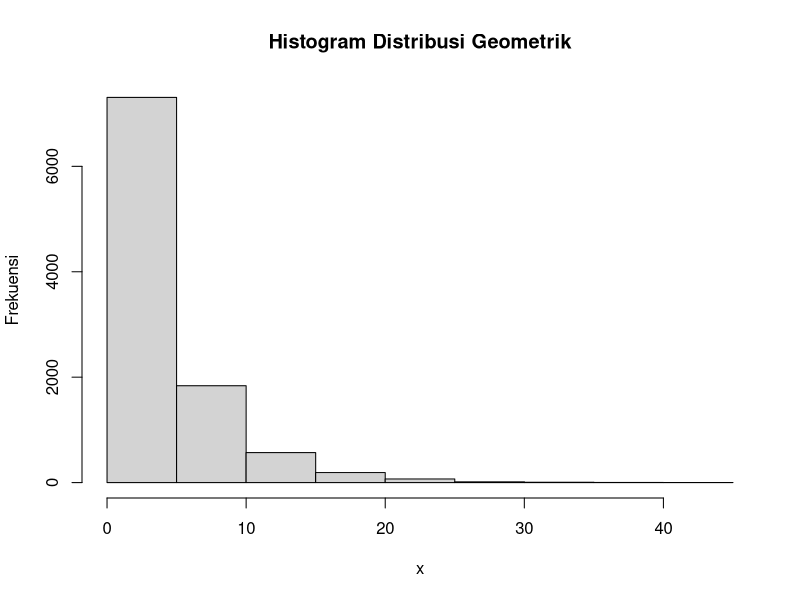
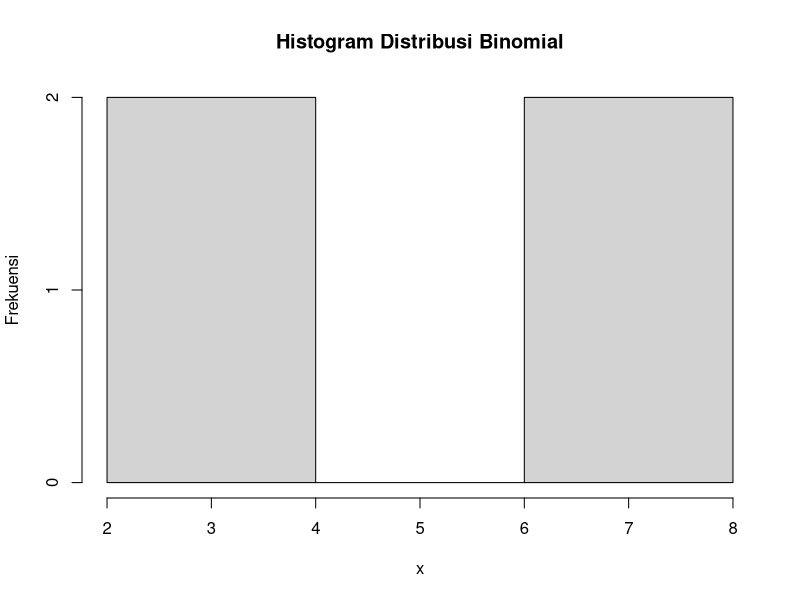
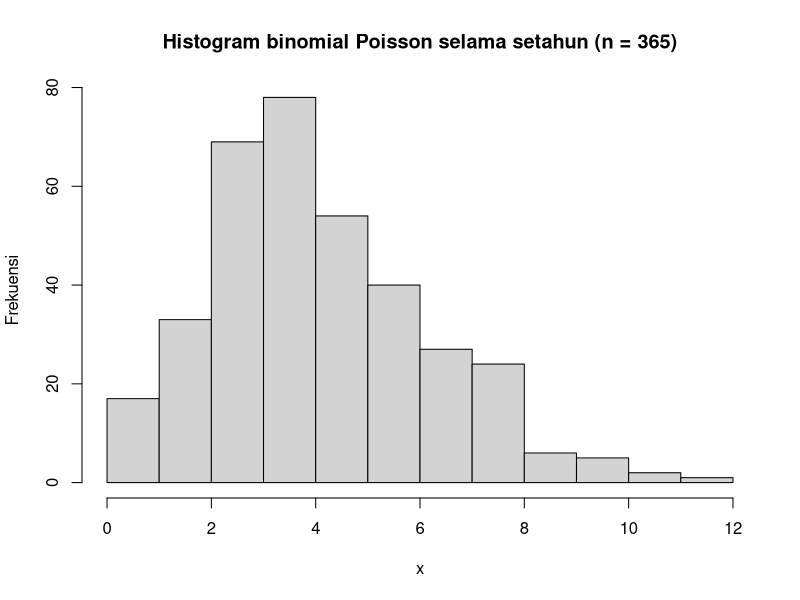
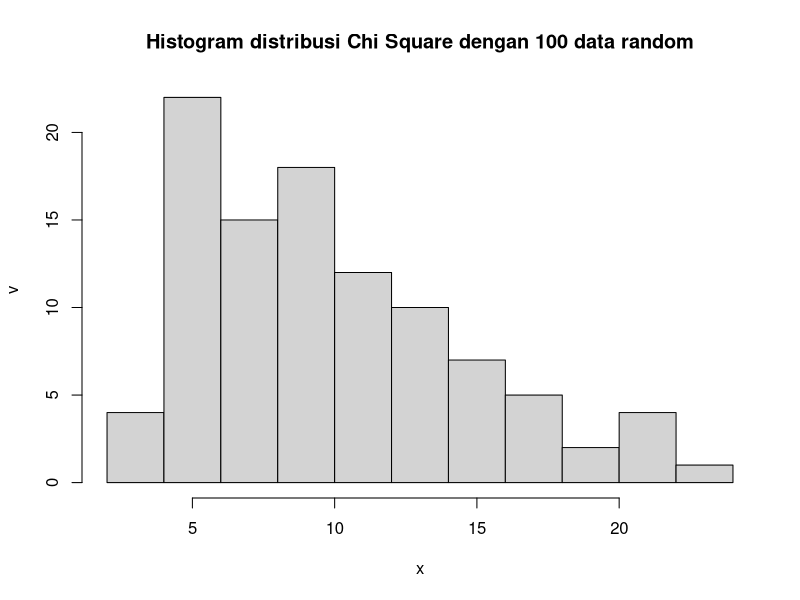
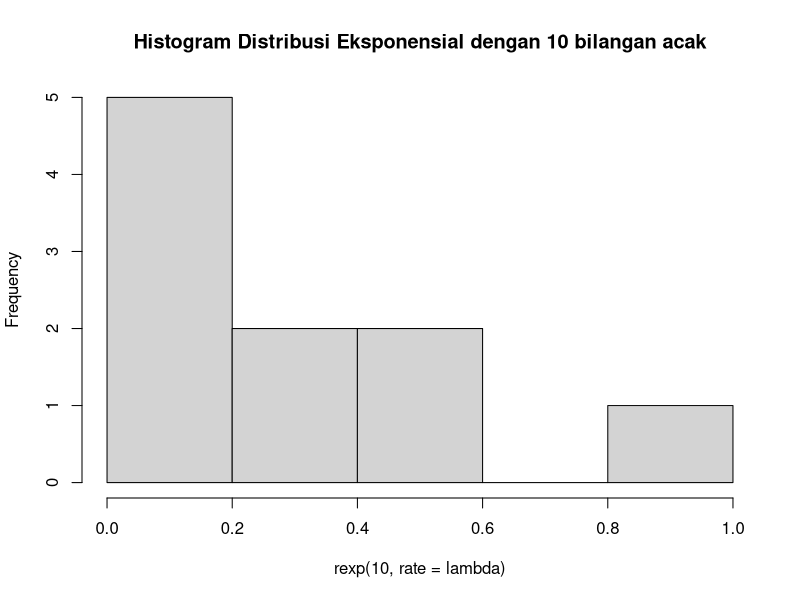
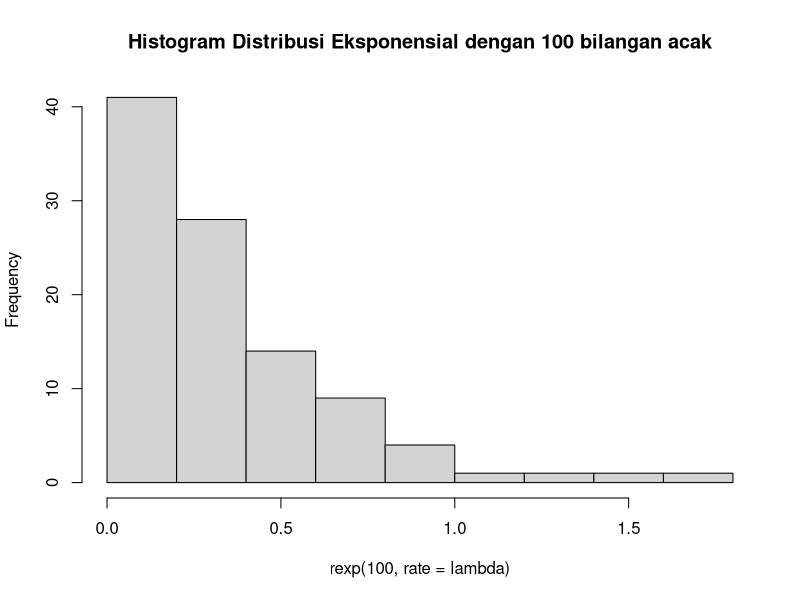
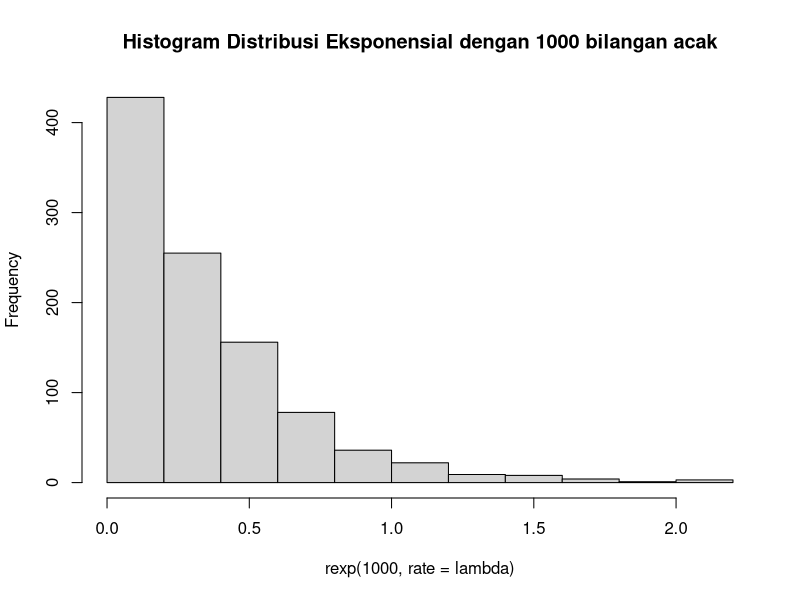
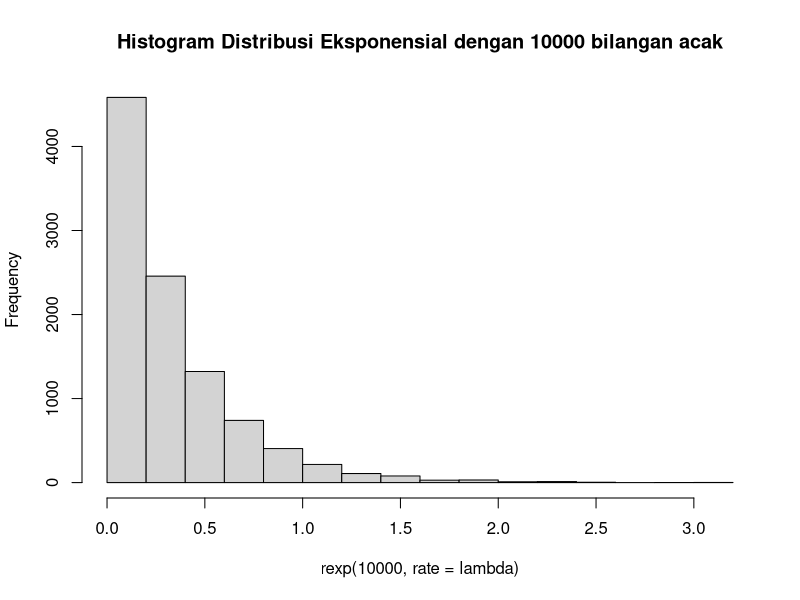

Generate these figures, in order, with R:
# SOAL 1
# 1a
x = 3
p = 0.2
dgeom(x, prob = p)

# 1b
mean(rgeom(n = 10000, prob = p) == x)

# 1d
hist(rgeom(n = 10000, prob = p), xlab = "x", ylab = "Frekuensi", main = "Histogram Distribusi Geometrik")

# 1e
rataan = 1 / p
rataan 
varian = (1 - p) / (p * p)
varian


# SOAL 2
# 2a
n = 20
p = 0.2
x = 4
dbinom(x, n, prob = p)

# 2b
hist(rbinom(x, n, prob = p), xlab =  "x", ylab = "Frekuensi", main = "Histogram Distribusi Binomial")

# 2c
rataan = n * p
rataan
varian = n * p * (1 - p)
varian


# SOAL 3
# 3a
lambda = 4.5
x = 6
dpois(x, lambda)

# 3b
hist(rpois(n = 356, lambda), xlab = "x", ylab = "Frekuensi", main = "Histogram binomial Poisson selama setahun (n = 365)")

# 3d
rataan = varian = lambda
rataan
varian


# SOAL 4
# 4a
x = 2
v = 10
dchisq(x, v)

# 4b
hist(rchisq(n = 100, v), xlab = "x", ylab = "v", main = "Histogram distribusi Chi Square dengan 100 data random")

# 4c
rataan = v
rataan
varian = 2 * v
varian

# SOAL 5
# 5a
lambda = 3
set.seed(1)
rexp(1, rate = lambda)

# 5b
hist(rexp(10, rate = lambda), main = "Histogram Distribusi Eksponensial dengan 10 bilangan acak")
hist(rexp(100, rate = lambda), main = "Histogram Distribusi Eksponensial dengan 100 bilangan acak")
hist(rexp(1000, rate = lambda), main = "Histogram Distribusi Eksponensial dengan 1000 bilangan acak")
hist(rexp(10000, rate = lambda), main = "Histogram Distribusi Eksponensial dengan 10000 bilangan acak")

# 5c
set.seed(1)
rataan = mean(rexp(n = 100, rate = lambda))
rataan
varian = sd(rexp(n = 100, rate = lambda))
varian = varian * varian
varian


# SOAL 6
# 6a
n = 100
mean = 50
sd = 8
set.seed(1)
data = rnorm(n, mean, sd)
data

x1 = floor(mean(data))
x1
x2 = ceiling(mean(data))
x2
zscore = (data - mean(data)) / sd(data)
plot(zscore)

# 6b
hist(data, breaks = 50, main = "5025211008_Muhammad Razan Athallah_Probstat_A_DNhistogram")

#6c
varian = sd(data)
varian = varian * varian
varian
